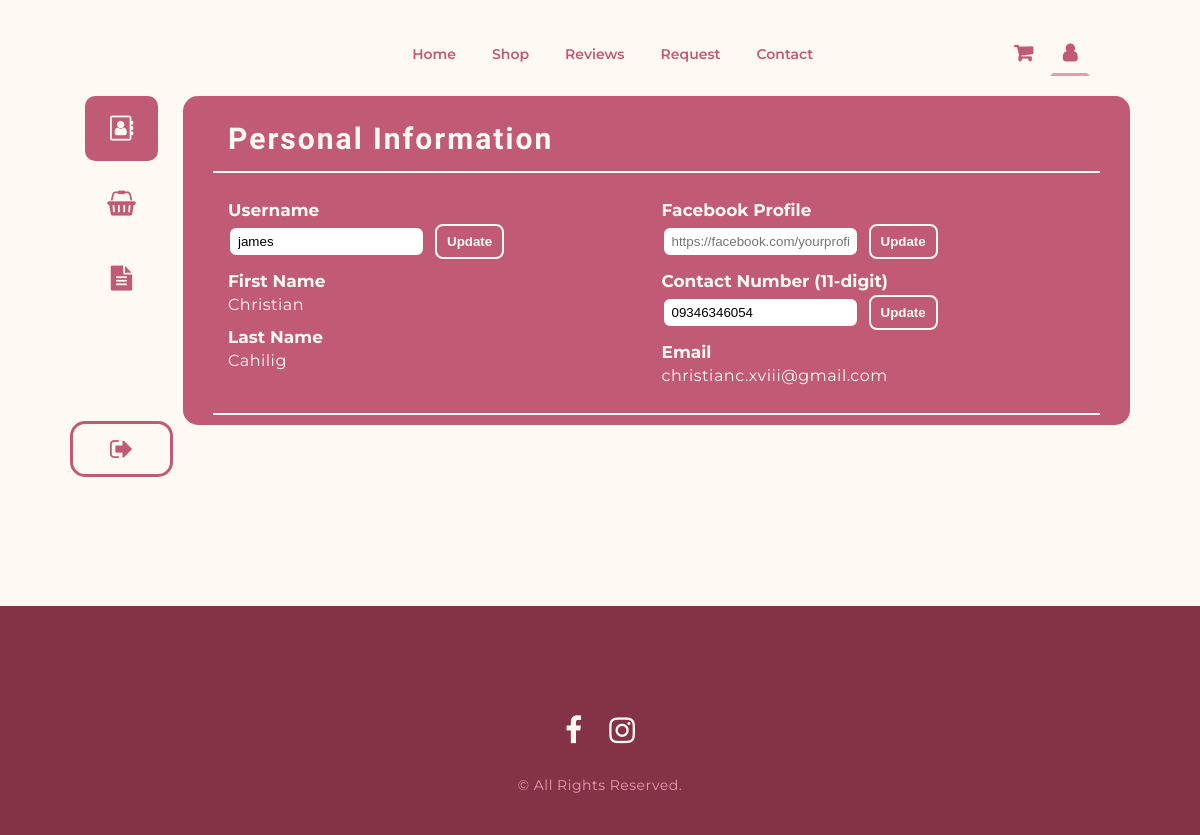
The page /user.php (signed in) on the database its author committed.
### tables this page shows
CREATE TABLE `users` (
  `UserId` int(11) NOT NULL,
  `FirstName` varchar(127) NOT NULL,
  `LastName` varchar(127) NOT NULL,
  `Username` varchar(127) NOT NULL,
  `ProfileImage` varchar(127) DEFAULT NULL,
  `ContactNumber` varchar(127) NOT NULL,
  `Email` varchar(127) NOT NULL,
  `Password` varchar(255) NOT NULL,
  `FacebookLink` varchar(127) NOT NULL,
  `RegisteredAt` timestamp NOT NULL DEFAULT current_timestamp() ON UPDATE current_timestamp()
);

### includes/db_fetchUserInfo.php (called while the page is built, shortened)
<?php
require 'db_auth.php';
$isLoggedIn = isset($_SESSION['user_id']);
if ($isLoggedIn) {
    $user_id = $_SESSION['user_id'];
    $sql = "SELECT FirstName, LastName, Username, ProfileImage, ContactNumber, Email, Password, FacebookLink FROM users WHERE UserId = ?";
    $stmt = $conn->prepare($sql);
    $stmt->bind_param("i", $user_id);
    $stmt->execute();
    $result = $stmt->get_result();
    $user = $result->fetch_assoc();
} else {
    echo "User is not logged in.";
    $user = null;
}

### user.php (the view, shortened to what this page needs)
<?php
include 'includes/db_fetchUserInfo.php';
?>
<!DOCTYPE html>
<html lang="en">
<head>
  <link rel="stylesheet" href="style.css" />
  <link
    rel="stylesheet"
    href="https://cdnjs.cloudflare.com/ajax/libs/font-awesome/4.7.0/css/font-awesome.min.css" />
</head>
<body>
  <header class="nav-bar">
    <div class="logo-area">
    </div>
    <nav class="link-area">
      <ul>
        <li><a href="index.php">Home</a></li>
        <li><a href="shop.php">Shop</a></li>
        <li><a href="reviews.php">Reviews</a></li>
        <li><a href="request.php">Request</a></li>
        <li><a href="contact.php">Contact</a></li>
      </ul>
    </nav>
    <div class="link-area user-area">
      <a href="#" class="fa fa-shopping-cart">
      </a>
      <a href="#" class="fa fa-user active"></a>
    </div>
  </header>
  <div class="wrapper user">
    <section class="section user-info">
      <div class="user-info-nav">
        <a href="user.php" class="fa fa-address-book-o active"><span>&nbsp Personal Details</span></a>
        <a href="user-orders.php" class="fa fa-shopping-basket"><span>&nbsp Orders History</span></a>
        <a href="user-requests.php" class="fa fa-file-text"><span>&nbsp Requests History</span></a>
        <form id="logoutForm" action="actions/db_signout.php" method="post">
          <button id="logoutButton" class="log-out" type="button">
            <i class="fa fa-sign-out"></i><span>Log Out</span>
          </button>
        </form>
      </div>
      <div class="user-info-main">
        <div class="user-main-area heading">
          <h3>Personal Information</h3>
        </div>
        <div class="user-main-area">
          <div class="part-container">
            <div class="part">
              <h6>Username</h6>
              <div>
                <form action="actions/db_updateUserInfo.php" method="POST">
                  <input class="table-input" type="text" name="username" value="<?= htmlspecialchars($user['Username']) ?>" required>
                  <button class="table-button table-alt" type="submit">Update</button>
                </form>
              </div>
              <h6>First Name</h6>
              <p><?php echo isset($user['FirstName']) ? htmlspecialchars($user['FirstName']) : 'N/A'; ?></p>
              <h6>Last Name</h6>
              <p><?php echo isset($user['LastName']) ? htmlspecialchars($user['LastName']) : 'N/A'; ?></p>
            </div>
            <div class="part">
              <h6>Facebook Profile</h6>
              <div>
                <form action="actions/db_updateUserInfo.php" method="POST">
                  <input class="table-input" name="facebook_link" value="<?= isset($user['FacebookLink']) ? htmlspecialchars($user['FacebookLink']) : '' ?>" placeholder="https://facebook.com/yourprofile">
                  <button class="table-button table-alt" type="submit">Update</button>
                </form>
              </div>
              <h6>Contact Number (11-digit)</h6>
              <div>
                <form action="actions/db_updateUserInfo.php" method="POST">
                  <input class="table-input" type="text" name="contact_number" value="<?= htmlspecialchars($user['ContactNumber']) ?>" maxlength="11" pattern="09[0-9]{9}" required>
                  <button class="table-button table-alt" type="submit">Update</button>
                </form>
              </div>
              <h6>Email</h6>
              <p><?php echo isset($user['Email']) ? htmlspecialchars($user['Email']) : 'N/A'; ?></p>
            </div>
          </div>
        </div>
      </div>
    </section>
  </div>
  <footer class="footer-bar">
    <div class="footer-content">
      <div class="social-area">
        <a href="https://www.facebook.com/profile.php?id=61557911686578" target="_blank" class="fa fa-facebook"></a>
        <a href="https://www.instagram.com/hazey.crochet/" target="_blank" class="fa fa-instagram"></a>
      </div>
      <p>© All Rights Reserved.</p>
    </div>
  </footer>
</body>
</html>

### style.css (style rules this page uses)
body { padding: 0; margin: 0; box-sizing: border-box; font-family: "Montserrat", serif; font-weight: 400; background-color: #fef9f1; color:#c15b75; min-width: 440px; }
i { cursor: pointer; }
.nav-bar { display: flex; align-items: center; background-color: #fef9f1; color: #c15b75; padding: 30px 70px 10px 70px; position: sticky; top: 0; z-index: 20; }
.logo-area { width: 20%; padding: 0 0 0 40px; align-content: center; }
.link-area { width: 60%; align-content: center; justify-items: center; }
.user-area { width: 20%; padding: 0 40px 0 0; align-content: center; text-align: end; }
.link-area ul { display: flex; justify-content: space-around; list-style-type: none; margin: 0; padding: 0; width: 70%; }
.link-area li { padding: 10px 15px; border: 3px solid #fef9f1; }
.link-area a { color: #c15b75; text-decoration: none; font-weight: 600; font-size: 14px; }
.link-area .active { border-bottom: 3px solid #e19fae; }
.user-area a { font-size: 20px; padding: 10px; border: 3px solid #fef9f1; }
.wrapper { display: flex; flex-direction: column; align-content: center; min-height: 500px; }
.section { display: flex; padding: 20px 100px; }
h3 { font-family: "Montserrat", serif; font-size: 25px; font-weight: 600; margin: 0; }
p { font-family: 'Montserrat', sans-serif; font-size: 16px; letter-spacing: 0.5px; line-height: 20px; margin: 30px 0; }
.footer-bar { display: flex; background-color: #843347; color: #fef9f1; padding: 60px 80px 10px 80px; justify-content: center; text-align: center; }
.footer-content { width: 30%; justify-items: center; }
.footer-bar p { color: #e19fae; font-size: 14px; }
.social-area { width: 40%; display: flex; justify-content: space-evenly; margin: 30px 0 20px 0; }
.social-area a { color: #fef9f1; text-decoration: none; font-size: 30px; }
.table-input { padding: 6px 8px; border-radius: 8px; border: 2px solid #c15b75; }
.table-button { background-color: #c15b75; color: #fef9f1; padding: 8px 10px; border: none; border-radius: 8px; font-weight: 600; cursor: pointer; }
.user .section { padding: 10px 70px; }
.user-info { display: flex; align-items: flex-start; min-height: 500px; }
.user-info-nav { background-color: #fef9f1; display: flex; flex-direction: column; color: #c15b75; font-weight: 600; border-radius: 15px; width: 20%; text-align: left; }
.user-info-main { background-color: #c15b75; color: #fef9f1; border-radius: 15px; width: 100%; padding: 10px; margin-left: 10px; }
.user-info-nav a { display: block; border-radius: 10px; margin-bottom: 10px; text-decoration: none; color: #c15b75; padding: 20px 25px; }
.user-info-nav .active { background-color: #c15b75; color: #fef9f1; }
#logoutForm { width: 100%; text-align: center; }
.log-out { background-color: #fef9f1; border: 3px solid #c15b75; color: #c15b75; border-radius: 50px; margin-top: 100px; cursor: pointer; font-family: "Montserrat", serif; font-weight: 600; font-size: 16px; padding: 15px 40px; width: 80%; }
.user-main-area { padding: 15px 15px; border-bottom: 2px solid #fef9f1; margin: 0 20px; overflow: hidden; }
.user-main-area h3 { font-family: "Calistoga", serif; font-size: 30px; letter-spacing: 2px; }
.part-container { display: grid; grid-template-columns: 1fr 1fr; width: 100%; gap: 10px; }
.part h6 { margin: 0; font-size: 17px; font-weight: 700; margin: 12px 0 4px 0; }
.part p { font-weight: 400; margin: 0 0 12px 0; font-size: 16px; }
.part form { display: flex; align-items: center; gap: 10px; width: 100%; }
.user-main-area .table-button { background-color: #c15b75; color: #fef9f1; border: 2px solid #fef9f1; transition: 0.3s ease-in-out; }
@media only screen and (max-width: 1350px) { .user-info-nav { width: 10%; text-align: center; } }
@media only screen and (max-width: 1350px) { .user-info-main { width: 90%; } }
@media only screen and (max-width: 1350px) { .user-info-nav a, i { font-size: 25px; align-self: center; } }
@media only screen and (max-width: 1350px) { .log-out { padding: 10px; font-size: 25px; border-radius: 15px; } }
@media only screen and (max-width: 1350px) { #logoutForm { width: 100%; } }
@media only screen and (max-width: 1350px) { .log-out { width: 100%; } }

### rows shown on the page
users: username "james", FirstName "Christian", LastName "Cahilig", contact_number "09346346054", Email "christianc.xviii@gmail.com"
